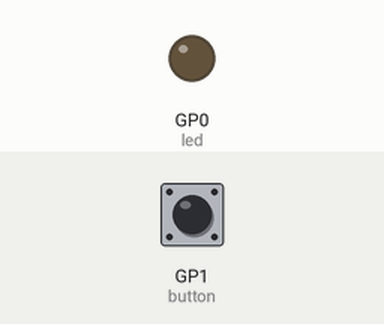
This program was run on a simulated Raspberry Pi Pico running MicroPython. On the bench: output pins drawn as LEDs (lit = HIGH). The inputs (shaded band) are chosen by the test bench; at power-on: GP1 (button) HIGH.

Above: at 1.2 s.
1.3 s: GP1 (button) pulled LOW for 0.15 s
At 1.8 s:
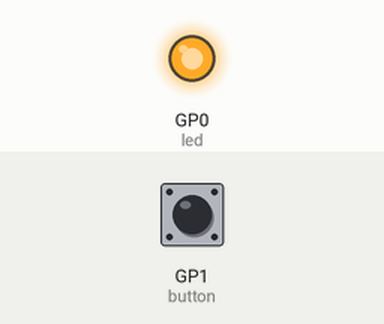
2.9 s: GP1 (button) pulled LOW for 1 s
At 4.2 s:
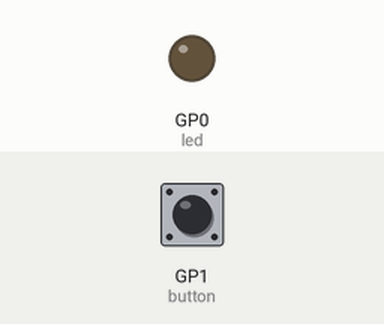
5.4 s: GP1 (button) pulled LOW for 3.2 s
At 6.1 s:
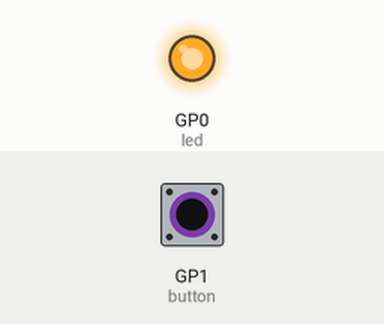
Timing chart, 0 to 8.4 s (numbered marks = the images above; inputs shaded):
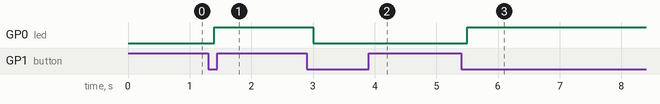

The program:

main.py
```python
from machine import Pin
from utime import sleep_ms

button = Pin(1, Pin.IN, Pin.PULL_UP)
led = Pin(0, Pin.OUT)

def main():
    State = False
    while True:
        if button.value() == False:
            sleep_ms(100)
            if State == False:
                led.value(True)
                State = True
            else:
                led.value(False)
                State = False
            while button.value() == False:
                sleep_ms(20)

if __name__ == '__main__':
    main()
```

Measured:
- after the input at 1.3 s, GP0 (led): LOW → HIGH after 0.10 s
- after the input at 2.9 s, GP0 (led): HIGH → LOW after 0.10 s
- after the input at 5.4 s, GP0 (led): LOW → HIGH after 0.10 s
